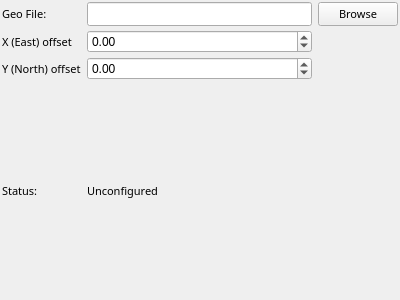
<?xml version="1.0" encoding="UTF-8"?>
<ui version="4.0">
 <class>multires_config</class>
 <widget class="QWidget" name="multires_config">
  <property name="geometry">
   <rect>
    <x>0</x>
    <y>0</y>
    <width>400</width>
    <height>300</height>
   </rect>
  </property>
  <property name="windowTitle">
   <string>Form</string>
  </property>
  <property name="styleSheet">
   <string notr="true"/>
  </property>
  <layout class="QGridLayout" name="gridLayout">
   <property name="leftMargin">
    <number>2</number>
   </property>
   <property name="topMargin">
    <number>2</number>
   </property>
   <property name="rightMargin">
    <number>2</number>
   </property>
   <property name="bottomMargin">
    <number>2</number>
   </property>
   <property name="verticalSpacing">
    <number>4</number>
   </property>
   <item row="6" column="1">
    <widget class="QLabel" name="label_2">
     <property name="font">
      <font>
       <family>Sans Serif</family>
       <pointsize>8</pointsize>
      </font>
     </property>
     <property name="text">
      <string>Status:</string>
     </property>
    </widget>
   </item>
   <item row="6" column="2" colspan="2">
    <widget class="QLabel" name="status">
     <property name="font">
      <font>
       <family>Sans Serif</family>
       <pointsize>8</pointsize>
      </font>
     </property>
     <property name="styleSheet">
      <string notr="true"/>
     </property>
     <property name="text">
      <string>Unconfigured</string>
     </property>
     <property name="wordWrap">
      <bool>true</bool>
     </property>
    </widget>
   </item>
   <item row="2" column="3">
    <widget class="QPushButton" name="browse">
        <property name="sizePolicy">
         <sizepolicy hsizetype="Fixed" vsizetype="Fixed">
          <horstretch>0</horstretch>
          <verstretch>0</verstretch>
         </sizepolicy>
        </property>
     <property name="font">
      <font>
       <family>Sans Serif</family>
       <pointsize>8</pointsize>
      </font>
     </property>
     <property name="styleSheet">
      <string notr="true"/>
     </property>
     <property name="text">
      <string>Browse</string>
     </property>
    </widget>
   </item>
   <item row="2" column="1">
    <widget class="QLabel" name="label">
     <property name="font">
      <font>
       <family>Sans Serif</family>
       <pointsize>8</pointsize>
      </font>
     </property>
     <property name="text">
      <string>Geo File:</string>
     </property>
    </widget>
   </item>
   <item row="2" column="2">
    <widget class="QLineEdit" name="path">
     <property name="font">
      <font>
       <family>Sans Serif</family>
       <pointsize>8</pointsize>
      </font>
     </property>
    </widget>
   </item>
   <item row="3" column="1">
    <widget class="QLabel" name="label_3">
     <property name="font">
      <font>
       <family>Sans</family>
       <pointsize>8</pointsize>
      </font>
     </property>
     <property name="text">
      <string>X (East) offset</string>
     </property>
    </widget>
   </item>
   <item row="4" column="1">
    <widget class="QLabel" name="label_4">
     <property name="font">
      <font>
       <family>Sans</family>
       <pointsize>8</pointsize>
      </font>
     </property>
     <property name="text">
      <string>Y (North) offset</string>
     </property>
    </widget>
   </item>
   <item row="3" column="2">
    <widget class="QDoubleSpinBox" name="x_offset_spin_box">
     <property name="minimum">
      <double>-100.000000000000000</double>
     </property>
     <property name="singleStep">
      <double>0.100000000000000</double>
     </property>
     <property name="value">
      <double>0.000000000000000</double>
     </property>
    </widget>
   </item>
   <item row="4" column="2">
    <widget class="QDoubleSpinBox" name="y_offset_spin_box">
     <property name="minimum">
      <double>-100.000000000000000</double>
     </property>
     <property name="singleStep">
      <double>0.100000000000000</double>
     </property>
    </widget>
   </item>
  </layout>
 </widget>
 <resources/>
 <connections/>
</ui>
